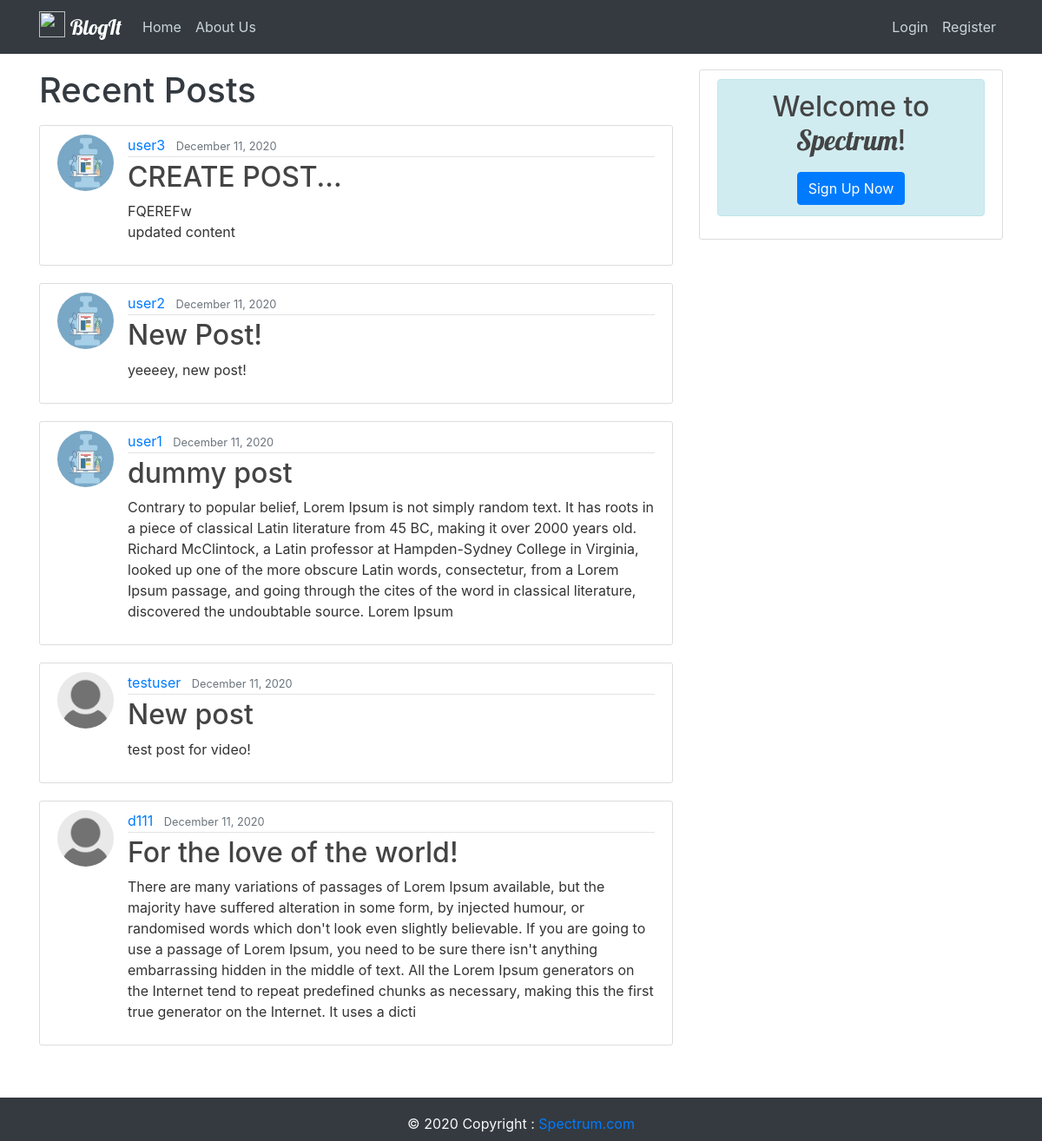
The page / on the database its author committed.
### socialmedia/models.py (models this page shows, shortened)
class Post(models.Model):
    title = models.CharField(max_length=200)
    content = models.TextField()
    date_posted = models.DateTimeField(default=timezone.now)
    author = models.ForeignKey(User, on_delete=models.CASCADE)

### users/models.py (models this page shows, shortened)
class Profile(models.Model):
    user = models.OneToOneField(User, on_delete=models.CASCADE)
    image = models.ImageField(default='default.jpg',upload_to='profile_pics')

### socialmedia/views.py (the view)
# urls.py: path('', PostListView.as_view(), name='sm-home'),
class PostListView(ListView):
    model = Post
    template_name = 'socialmedia/home.html'
    context_object_name = 'posts'
    ordering = ['-date_posted']
    paginate_by = 5

### socialmedia/templates/socialmedia/home.html (shortened to what this page needs)
{% extends "socialmedia/base.html" %}
{% block content %}
  <h1 class="text-dark mb-3">Recent Posts</h1>
    {% for post in posts %}
        <article class="media content-section">
            <img class="rounded-circle article-img" src="{{ post.author.profile.image.url }}" alt="">
            <div class="media-body">
            <div class="article-metadata">
                <a class="mr-2" href="{% url 'user-posts' post.author.username %}">{{ post.author }}</a>
                <small class="text-muted">{{ post.date_posted|date:"F d, Y" }}</small>
            </div>
            <h2><a class="article-title" href="{% url 'post-detail' post.id %}">{{ post.title }}</a></h2>
            <p class="article-content">{{ post.content|slice:":500" }}</p>
            </div>
        </article>
    {% endfor %}
{% endblock content %}

### socialmedia/templates/socialmedia/base.html (shortened to what this page needs)
{% load static %}
<!DOCTYPE html>
<html lang="en">
<head>
    <link rel="stylesheet" href="https://maxcdn.bootstrapcdn.com/bootstrap/4.0.0/css/bootstrap.min.css">
    <link rel="stylesheet" type="text/css" href="{% static 'socialmedia/main.css' %}">
    <link rel="stylesheet" type="text/css" href="{% static 'socialmedia/footer.css' %}">
</head>
<body>
    <header class="site-header">
        <nav class="navbar navbar-expand-md navbar-dark bg-dark fixed-top">
        <div class="container">
            <a class="navbar-brand" href="{% url 'sm-home' %}">
              <img src="{% static 'socialmedia/logo.png' %}" width="30" height="30" class="d-inline-block align-top" alt="">
              <span style="font-family: 'Lobster', cursive;font-size: x-large">BlogIt</span>
            </a>
            <div class="collapse navbar-collapse" id="navbarToggle">
            <div class="navbar-nav mr-auto">
                <a class="nav-item nav-link" href="{%url 'sm-home' %}">Home</a>
                <a class="nav-item nav-link" href="{%url 'sm-about' %}">About Us</a>
            </div>
            <div class="navbar-nav">
              {% if user.is_authenticated %}
                <img class="rounded-circle mt-1" height=30 width=30 src="{{ user.profile.image.url }}">
                <a class="nav-item nav-link" href="{% url 'profile' %}">{{ user.username }}</a>
                <a class="nav-item nav-link" href="{% url 'logout' %}">Logout</a>
              {% else %}
                <a class="nav-item nav-link" href="{% url 'login' %}">Login</a>
                <a class="nav-item nav-link" href="{% url 'register' %}">Register</a>
              {% endif %}
            </div>
            </div>
        </div>
        </nav>
    </header>
    <main role="main" class="container">
        <div class="row">
          <div class="col-md-8">
            {% block content %}{% endblock %}
          </div>
          <div class="col-md-4">
            <div class="content-section">
              {% if user.is_authenticated %}
              <div class="alert alert-primary text-dark text-center" role="alert">
                  <h2>Hey there, {{ user.username }}!</h2>
              </div>
              <a class="btn btn-primary" href="{% url 'post-create' %}">Add a New Post</a>
              {% else %}
              <div class="alert alert-info text-dark text-center" role="alert">
               <h2> Welcome to <span style="font-family: 'Lobster', cursive;">Spectrum</span>!</h2>
               <a class="btn btn-primary mt-2" href="">Sign Up Now</a>
              </div>
              {% endif %}
            </div>
          </div>
        </div>
      </main>
      <footer class="footer">
        <div class="bg-dark text-center" style="width: 100%;" >
          <span class="text-light">© 2020 Copyright : </span>
          <a class="text-primary" href="{% url 'sm-home' %}">Spectrum.com</a>
        </div>
      </footer>
</body>
</html>

### socialmedia/static/socialmedia/main.css (style rules this page uses)
body { background: white; color: #333333; margin-top: 5rem; margin-bottom: 60px; }
h1, h2, h3, h4, h5, h6 { color: #444444; }
.site-header .navbar-nav .nav-link { color: #cbd5db; }
.content-section { background: #ffffff; padding: 10px 20px; border: 1px solid #dddddd; border-radius: 3px; margin-bottom: 20px; }
.article-title { color: #444444; }
.article-content { white-space: pre-line; }
.article-img { height: 65px; width: 65px; margin-right: 16px; }
.article-metadata { padding-bottom: 1px; margin-bottom: 4px; border-bottom: 1px solid #e3e3e3 }

### socialmedia/static/socialmedia/footer.css (style rules this page uses)
html { position: relative; min-height: 100%; }
body { margin-bottom: 50px; }
.footer { position: absolute; bottom: 0; width: 100%; height: 50px; line-height: 60px; background-color: #f5f5f5; }

### rows shown on the page
Post: author.profile.image (picture), author "user3", date_posted "December 11, 2020", title "CREATE POST...", content "FQEREFw updated content"
Post: author.profile.image (picture), author "user2", date_posted "December 11, 2020", title "New Post!", content "yeeeey, new post!"
Post: author.profile.image (picture), author "user1", date_posted "December 11, 2020", title "dummy post", content "Contrary to popular belief, Lorem Ipsum is not simply random text. It has roots in a piece of classical Latin literature from 45 BC, making it over 2000 years old. Richard McClintock, a Latin professor at Hampden-Sydney College in Virginia, looked up one of the more obscure Latin words, consectetur, from a Lorem Ipsum passage, and going through the cites of the word in classical literature, discovered the undoubtable source. Lorem Ipsum"
Post: author.profile.image (placeholder picture), author "testuser", date_posted "December 11, 2020", title "New post", content "test post for video!"
Post: author.profile.image (placeholder picture), author "d111", date_posted "December 11, 2020", title "For the love of the world!", content "There are many variations of passages of Lorem Ipsum available, but the majority have suffered alteration in some form, by injected humour, or randomised words which don't look even slightly believable. If you are going to use a passage of Lorem Ipsum, you need to be sure there isn't anything embarrassing hidden in the middle of text. All the Lorem Ipsum generators on the Internet tend to repeat predefined chunks as necessary, making this the first true generator on the Internet. It uses a dicti"
